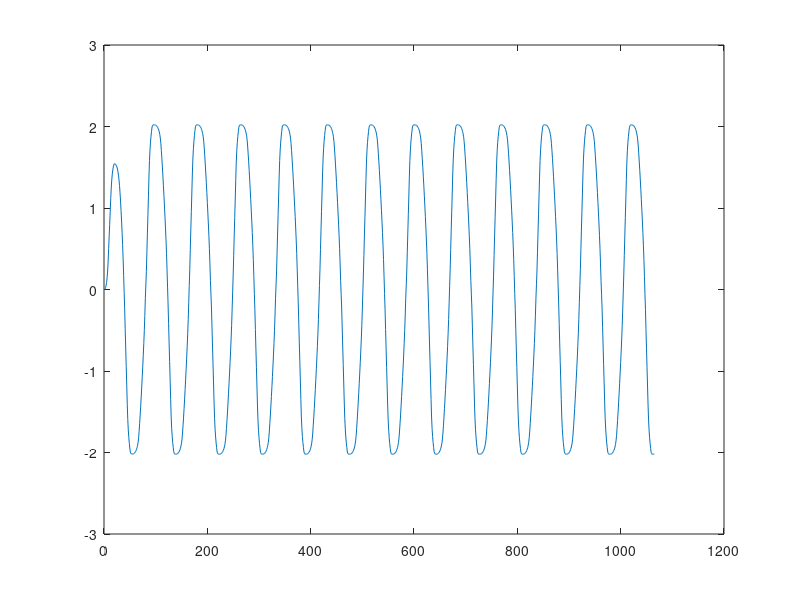
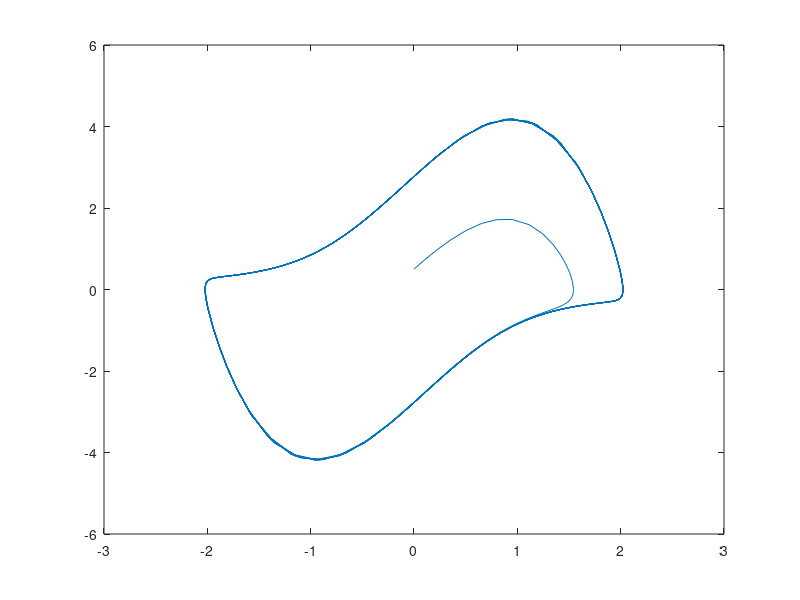

Reproduce these figures in MATLAB, in order.
mu=2.3;

f=@(t,x) [x(2); mu*(1-(x(1).^2))*x(2)-x(1)];

[t,x]=ode23(f,[0 100], [0 0.5]);
figure(1)
plot(x(:,1));
figure(2)
plot(x(:,1),x(:,2));
